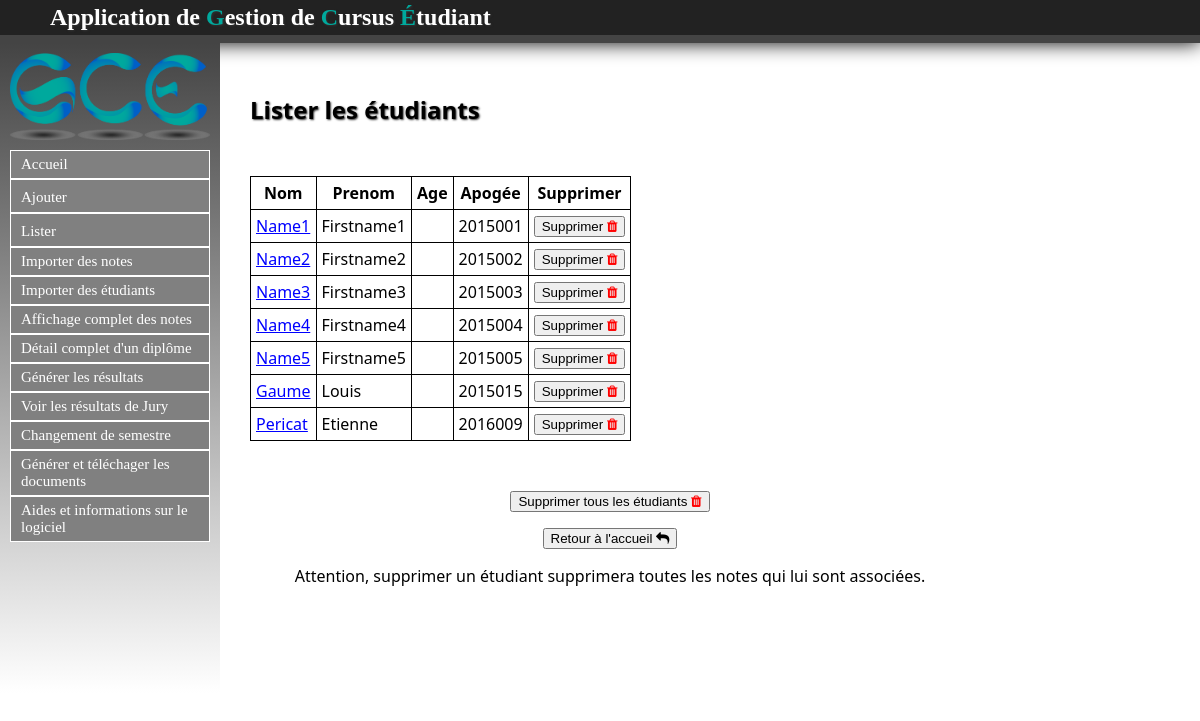
Page /Etudiant/listeretus on the committed database.
### Etudiant/models.py (models this page shows, shortened)
class Etu(models.Model):
	nom = models.CharField(max_length=30, null=False)
	prenom = models.CharField(max_length=30, null=False)
	apogee = models.IntegerField(null=True)
	date_naissance = models.CharField(max_length=100,null=True)
	sexe = models.CharField(max_length=1, null=True)
	adresse = models.CharField(max_length=100, null=True)
	ine = models.CharField(max_length=100, null=True)
	adresse_parents = models.CharField(max_length=100, null=True)
	tel = models.IntegerField(null=True)
	tel_par = models.IntegerField(null=True)
	lieu_naissance = models.CharField(max_length=100, null=True)
	nationalite = models.CharField(max_length=100, null=True)
	situation_familiale = models.CharField(max_length=100, null=True)
	situation_militaire = models.CharField(max_length=100, null=True)
	cate_socio_pro_chef_famille = models.CharField(max_length=100, null=True)
	cate_socio_pro_autre_parent = models.CharField(max_length=100, null=True)
	aide_financiere = models.CharField(max_length=100, null=True)
	bourse = models.CharField(max_length=100, null=True)

### Etudiant/views.py (the view)
def listeretus(request):
	etus = Etu.objects.all()
	appartients = Appartient.objects.all()
	return render(request, 'contenu_html/listeretus.html',locals())

### Etudiant/templates/contenu_html/listeretus.html (shortened to what this page needs)
{% extends "templates/base.html" %}
{% block content %}
<h1>Lister les étudiants</h1>
{% if not etus %}
	<p>Il faut créer les étudiant avant de pouvoir les lister.</p>
{% else %}
	<table>
	<tr>
		<th>Nom</th>
		<th>Prenom</th>
		<th>Age</th>
		<th>Apogée</th>
		<th>Supprimer</th>
	</tr>
{% endif %}
{% for etu in etus %}
	<tr>
		<td><a href="listeretu/{{ etu.id }}">{{ etu.nom }}</a></td>
		<td>{{ etu.prenom }}</td>
		<td>{{ etu.age }}</td>
		<td>{{ etu.apogee }}</td>
		<td><a href="suppretu/{{ etu.id }}"><button>Supprimer <i style="color:red;" class="fa fa-trash" aria-hidden="true"></i></button></a></td>
	</tr>
{% endfor %}
</table>
<p><a onclick="suppression();"><button>Supprimer tous les étudiants <i style="color:red;" class="fa fa-trash" aria-hidden="true"></i></button></a></p>
<a href="/"><button>Retour à l'accueil <i class="fa fa-reply" aria-hidden="true"></i></button></a>
<p>Attention, supprimer un étudiant supprimera toutes les notes qui lui sont associées.</p>
{% endblock %}

### cursusEtu/templates/base.html (shortened to what this page needs)
<html>
	<head>
		{% load static %}
		<link rel="stylesheet" type="text/css" href="{% static 'css/stylesheet.css' %}" />
		<link rel="stylesheet" type="text/css" href="{% static 'css/font-awesome.css' %}" />
	</head>
	<body>
		<div id="header">
			<h1>Application de <label id="GCE">G</label>estion de <label id="GCE">C</label>ursus <label id="GCE">É</label>tudiant</h1>
		</div>
		<nav id="menu">
			<img id="logo" src="{% static 'image/logo.png' %}" alt="Logo GCE" />
			<ul id="menu-deroulant">
		            <a href="/"><li>Accueil</li></a>
		        <li id="ajouter">
		            <a>Ajouter</a>
		        </li>
		        <li id="lister">
		            <a>Lister</a>
		        </li>
		            <a href="/Note/importer_csv"><li>Importer des notes</li></a>
					<a href="/Etudiant/importer_etu"><li>Importer des étudiants</li></a>
		            <a href="/Etudiant/affichageComplet"><li>Affichage complet des notes</li></a>
					<a href="/Diplome/detailDiplome"><li>Détail complet d'un diplôme</li></a>
					<a href="/Note/listerResultat"><li>Générer les résultats</li></a>
					<a href="/Note/resultatJury"><li>Voir les résultats de Jury</li></a>
					<a href="/Semestre/faireEvoluerInstanceSemestre"><li>Changement de semestre</li></a>
					<a href="/Documents/genererDocuments"><li>Générer et téléchager les documents</li></a>
					<a href="/aides"><li>Aides et informations sur le logiciel</li></a>
			</ul>
		</nav>
		<div id="main">
			{% block content %}
			{% endblock %}
		</div>
	</body>
</html>

### static/css/stylesheet.css (style rules this page uses)
a { color:#222222; text-decoration: none; }
table a { color: blue; text-decoration: underline; }
html,body { height: 100%; }
body { font-family: "Segoe UI", Verdana, serif; font-size:12pt; margin:0; padding:0; }
#header { width:100%; padding-top: 4px; padding-bottom: 4px; background-color:#222222; box-shadow:0 0 20px #000000; border-bottom:solid #444444 8px; font-family: walkway; }
#GCE { color: #00A99D; }
#menu a { color: white; font-size: 15px; font-family: walkway; }
li { border : 1px solid white; padding: 5px 0px 5px 0px; background-color :gray; cursor: pointer; padding-left: 10px; }
#menu-deroulant, #menu-deroulant ul { padding: 0; margin: 0; list-style: none; }
h1 { text-shadow:1px 1px 2px #333333; text-align: left; color:white; margin:0px; margin-left: 50px; font-size: 1.5em; }
#menu { background: linear-gradient(to bottom, #444444, white); width: 200px; height: 80%; padding: 10px; padding-top: 0px; float: left; }
#main { width : 800px; margin:auto; text-align: center; margin-top: 50px; }
table { border:1px solid black; border-collapse : collapse; }
#main h1 { color: black; }
table { margin: 50px 50px 50px 50px; }
td, th { padding: 5px; border:1px solid black; }
#logo { vertical-align: middle; width: 200px; margin-top: 10px; margin-bottom: 10px; }

### rows in the picture
Etu: nom "Name1", prenom "Firstname1", apogee "2015001"
Etu: nom "Name2", prenom "Firstname2", apogee "2015002"
Etu: nom "Name3", prenom "Firstname3", apogee "2015003"
Etu: nom "Name4", prenom "Firstname4", apogee "2015004"
Etu: nom "Name5", prenom "Firstname5", apogee "2015005"
Etu: nom "Gaume", prenom "Louis", apogee "2015015"
Etu: nom "Pericat", prenom "Etienne", apogee "2016009"
